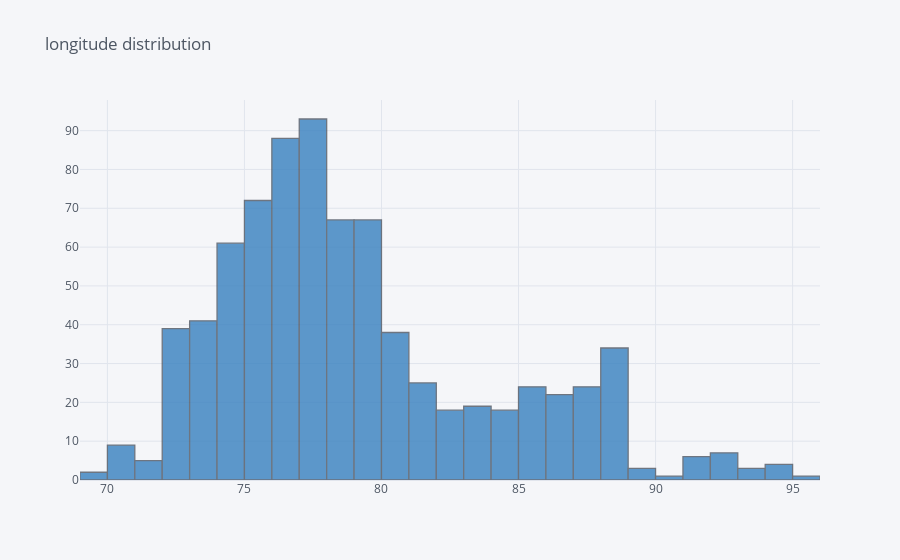

Source (notebook cell):
### Code cell
#longitude distribution
df['Longitude'].iplot(kind='hist',title='longitude distribution',color='blue')

### Figure 1 — Plotly figure (JSON) as saved in the notebook; plotly's stock layout.template omitted (floating-point values rounded to 4 significant figures; data arrays with more than 128 entries replaced by an {"elided": "..."} marker saying what was removed)
{"data": [{"histfunc": "count", "histnorm": "", "marker": {"color": "rgba(55, 128, 191, 1.0)", "line": {"color": "#4D5663", "width": 1.3}}, "name": "Longitude", "opacity": 0.8, "orientation": "v", "x": {"elided": "791 float values"}, "type": "histogram"}], "layout": {"barmode": "overlay", "legend": {"bgcolor": "#F5F6F9", "font": {"color": "#4D5663"}}, "paper_bgcolor": "#F5F6F9", "plot_bgcolor": "#F5F6F9", "title": {"font": {"color": "#4D5663"}, "text": "longitude distribution"}, "xaxis": {"gridcolor": "#E1E5ED", "showgrid": true, "tickfont": {"color": "#4D5663"}, "title": {"font": {"color": "#4D5663"}, "text": ""}, "zerolinecolor": "#E1E5ED"}, "yaxis": {"gridcolor": "#E1E5ED", "showgrid": true, "tickfont": {"color": "#4D5663"}, "title": {"font": {"color": "#4D5663"}, "text": ""}, "zerolinecolor": "#E1E5ED"}}}
